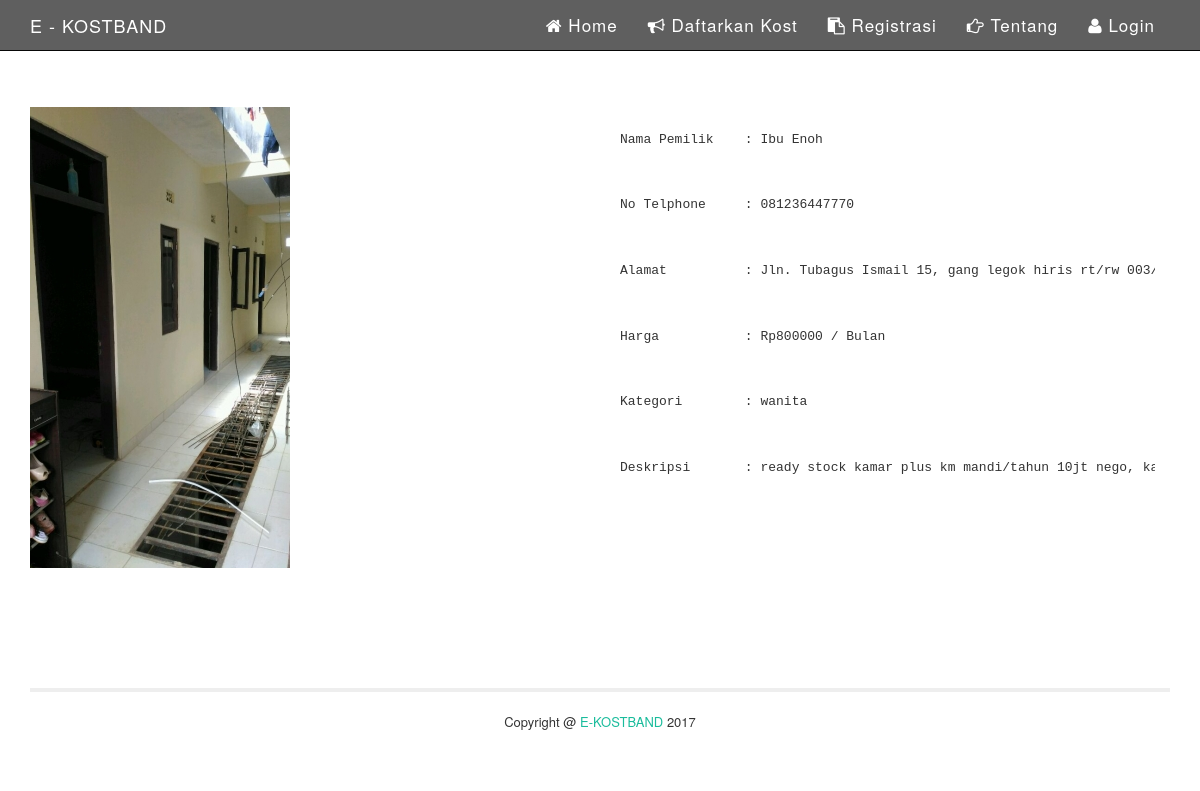
The app's page /infokos.php?idkos=116 with its own data.
### tables this page shows
CREATE TABLE IF NOT EXISTS `kos` (
  `idkos` int(20) NOT NULL AUTO_INCREMENT,
  `id_user` int(11) NOT NULL,
  `namakos` varchar(70) DEFAULT NULL,
  `alamat` text,
  `harga` int(30) DEFAULT NULL,
  `per` varchar(20) DEFAULT NULL,
  `kategori` varchar(50) DEFAULT NULL,
  `deskripsi` varchar(100) DEFAULT NULL,
  `gambar` varchar(100) DEFAULT NULL,
  `no_telp` varchar(12) NOT NULL,
  PRIMARY KEY (`idkos`)
);

### fungsi/ekost.php (called while the page is built, shortened)
<?php
  function tampilkosperid($id){
    global $konek;
    $query = mysqli_query($konek, "SELECT * FROM kos WHERE idkos = $id");
    return $query;
  }
 ?>

### infokos.php (the view, shortened to what this page needs)
<?php
include ('fungsi/koneksi.php');
include ('fungsi/ekost.php');
$tampil = tampilkosperid($_GET['idkos']);
 ?>
<!DOCTYPE html>
<html lang="en">
<head>
    <link href="bootstrap/css/bootstrap.min.css" rel="stylesheet">
    <link href="dist/css/thumbnail-gallery.css" rel="stylesheet">
    <link rel="stylesheet" href="dist/css/thumbnail-gallery.css">
    <link rel="stylesheet" href="dist/font-awesome/css/font-awesome.min.css">
    <link href="plugins/slider/dist/jquery.bxslider.css" rel="stylesheet" />
</head>
<body>
    <nav class="navbar navbar-inverse navbar-fixed-top" role="navigation" style="background-color:#5f5f5f;font-size:17px;letter-spacing:1px;">
        <div class="container">
            <div class="navbar-header">
                <div class="navbar-header">
                  <a class="navbar-brand" href="index.php">E - KOSTBAND</a>
                </div>
            </div>
            <div class="collapse navbar-collapse" id="bs-example-navbar-collapse-1">
                <ul class="nav navbar-nav pull-right">
                     <li>
                        <a href="index.php"" ><i class="fa fa-home"></i> Home</a>
                    </li>
                    <li>
                        <a href="caradaftarkost.php" ><i class="fa fa-bullhorn"></i> Daftarkan Kost</a>
                    </li>
                    <li>
                        <a href="daftaruser.php" ><i class="fa fa-clipboard"></i> Registrasi</a>
                    </li>
					<li>
                        <a href="Tentang.php" ><i class="fa fa-hand-o-right"></i> Tentang</a>
                    </li>
					 <li>
                        <a href="userlogin.php" ><i class="fa fa-user"></i> Login</a>
                    </li>
                </ul>
            </div>
        </div>
    </nav>
    <div class="container">
        <div class="row">
            <br>
            <br>
            <?php
            while($row = mysqli_fetch_assoc($tampil)){
             ?>
            <div class="col-lg-6">
                    <img class="img-responsive" src="gambarkost/<?php echo $row['gambar'] ?>" alt="">
            </div>
            <div class="container">
              <div class="col-lg-6" id="deskripinfo">
              <pre style="background-color:white;border: 0;padding: 5px;margin: 0px;border-radius: 0px;">
                  <p>Nama Pemilik    : <?php echo $row['namakos'] ?></p>
                  <p>No Telphone     : <?php echo $row['no_telp'] ?></p>
                  <p>Alamat          : <?php echo $row['alamat'] ?></p>
                  <p>Harga           : Rp<?php echo $row['harga'] ?> / <?php echo $row['per'] ?> </p>
                  <p>Kategori        : <?php echo $row['kategori'] ?></p>
                  <p>Deskripsi       : <?php echo $row['deskripsi'] ?></p>
              </pre>
            </div>
            </div>
            <?php } ?>
        </div>
        <footer style="margin-top:120px;">
          <hr>
            <div class="row">
              <div class="col-md-4">
              </div>
            </div>
            <div class="col-md-12" id="tekscopy">
              <p>
                Copyright @ <span style="color:#1abc9c;">E-KOSTBAND </span>2017
              </p>
            </div>
        </footer>
    </div>
</body>
</html>

### infokos.php (style rules this page uses)
body { font-size: 1.3em; }
.navbar-inverse .navbar-nav > li > a { color: #fff; }
.navbar-inverse .navbar-brand { color: #fff; }
#tekscopy { text-align: center; }
#deskripinfo { text-align: left; }
hr { border-width: 4px; color:#333; }

### records on screen
kos: gambar (picture), namakos "Ibu Enoh", no_telp "081236447770", alamat "Jln. Tubagus Ismail 15, gang legok hiris rt/rw…", harga "800000", per "Bulan", kategori "wanita", deskripsi "ready stock kamar plus km mandi/tahun 10jt nego,…"
